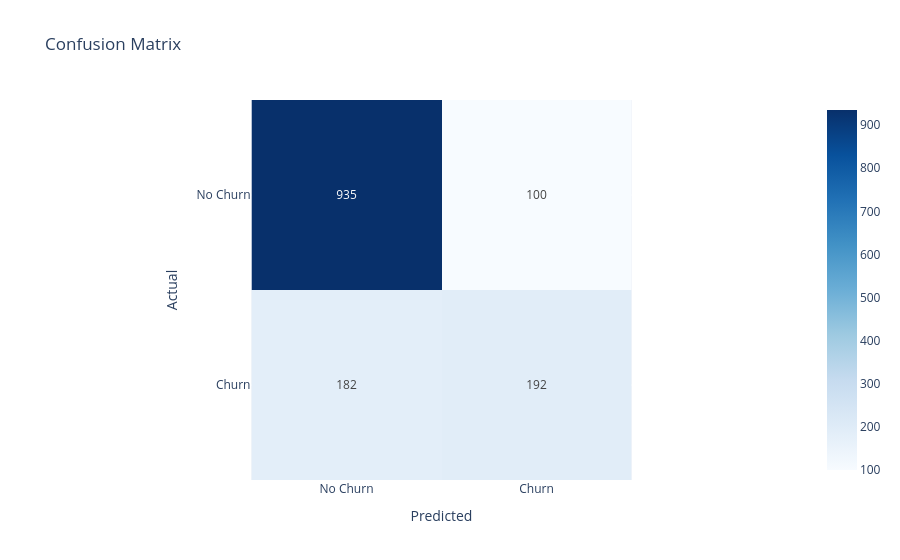

Notebook cell for this chart:
### Code cell
# Confusion Matrix
cm = confusion_matrix(y_test, y_pred)

fig = px.imshow(cm, 
                text_auto=True,
                labels=dict(x="Predicted", y="Actual"),
                x=['No Churn', 'Churn'],
                y=['No Churn', 'Churn'],
                title='Confusion Matrix',
                color_continuous_scale='Blues')
fig.update_xaxes(side="bottom")
fig.show()

print("\nClassification Report:")
print(classification_report(y_test, y_pred, target_names=['No Churn', 'Churn']))

### Figure 1 — Plotly figure (JSON) as saved in the notebook; plotly's stock layout.template omitted (floating-point values rounded to 4 significant figures)
{"data": [{"coloraxis": "coloraxis", "hovertemplate": "Predicted: %{x}<br>Actual: %{y}<br>color: %{z}<extra></extra>", "name": "0", "texttemplate": "%{z}", "type": "heatmap", "x": ["No Churn", "Churn"], "xaxis": "x", "y": ["No Churn", "Churn"], "yaxis": "y", "z": [[935, 100], [182, 192]]}], "layout": {"coloraxis": {"colorscale": [[0, "rgb(247,251,255)"], [0.125, "rgb(222,235,247)"], [0.25, "rgb(198,219,239)"], [0.375, "rgb(158,202,225)"], [0.5, "rgb(107,174,214)"], [0.625, "rgb(66,146,198)"], [0.75, "rgb(33,113,181)"], [0.875, "rgb(8,81,156)"], [1, "rgb(8,48,107)"]]}, "title": {"text": "Confusion Matrix"}, "xaxis": {"anchor": "y", "constrain": "domain", "domain": [0, 1], "scaleanchor": "y", "side": "bottom", "title": {"text": "Predicted"}}, "yaxis": {"anchor": "x", "autorange": "reversed", "constrain": "domain", "domain": [0, 1], "title": {"text": "Actual"}}}}
